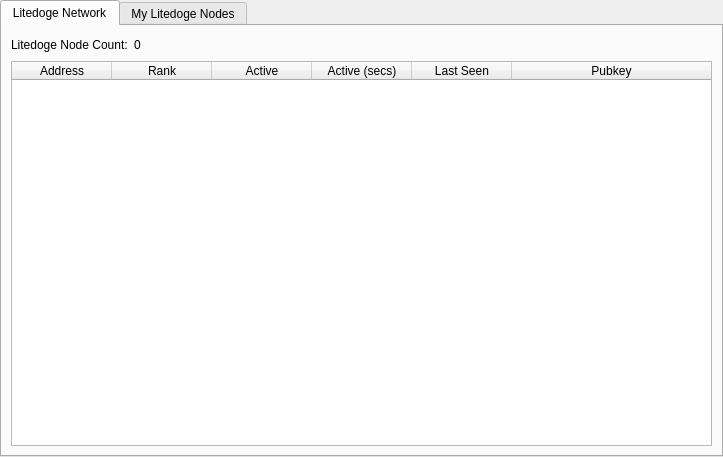
<?xml version="1.0" encoding="UTF-8"?>
<ui version="4.0">
 <class>MasternodeManager</class>
 <widget class="QWidget" name="MasternodeManager">
  <property name="geometry">
   <rect>
    <x>0</x>
    <y>0</y>
    <width>723</width>
    <height>457</height>
   </rect>
  </property>
  <property name="windowTitle">
   <string>Form</string>
  </property>
  <layout class="QVBoxLayout" name="topLayout">
   <property name="leftMargin">
    <number>0</number>
   </property>
   <property name="topMargin">
    <number>0</number>
   </property>
   <property name="rightMargin">
    <number>0</number>
   </property>
   <property name="bottomMargin">
    <number>0</number>
   </property>
   <item>
    <layout class="QVBoxLayout" name="verticalLayout">
     <property name="bottomMargin">
      <number>0</number>
     </property>
     <item>
      <widget class="QTabWidget" name="tabWidget">
       <property name="currentIndex">
        <number>0</number>
       </property>
       <widget class="QWidget" name="tab">
        <attribute name="title">
         <string>Litedoge Network</string>
        </attribute>
        <layout class="QGridLayout" name="gridLayout">
         <item row="1" column="0">
          <widget class="QTableWidget" name="tableWidget">
           <property name="editTriggers">
            <set>QAbstractItemView::NoEditTriggers</set>
           </property>
           <property name="alternatingRowColors">
            <bool>true</bool>
           </property>
           <property name="selectionBehavior">
            <enum>QAbstractItemView::SelectRows</enum>
           </property>
           <attribute name="horizontalHeaderStretchLastSection">
            <bool>true</bool>
           </attribute>
           <column>
            <property name="text">
             <string>Address</string>
            </property>
           </column>
           <column>
            <property name="text">
             <string>Rank</string>
            </property>
           </column>
           <column>
            <property name="text">
             <string>Active</string>
            </property>
           </column>
           <column>
            <property name="text">
             <string>Active (secs)</string>
            </property>
           </column>
           <column>
            <property name="text">
             <string>Last Seen</string>
            </property>
           </column>
           <column>
            <property name="text">
             <string>Pubkey</string>
            </property>
           </column>
          </widget>
         </item>
         <item row="0" column="0">
          <layout class="QHBoxLayout" name="horizontalLayout_3">
           <property name="bottomMargin">
            <number>0</number>
           </property>
           <item>
            <widget class="QLabel" name="label_2">
             <property name="text">
              <string>Litedoge Node Count:</string>
             </property>
            </widget>
           </item>
           <item>
            <widget class="QLabel" name="countLabel">
             <property name="text">
              <string>0</string>
             </property>
            </widget>
           </item>
           <item>
            <spacer name="horizontalSpacer_3">
             <property name="orientation">
              <enum>Qt::Horizontal</enum>
             </property>
             <property name="sizeHint" stdset="0">
              <size>
               <width>40</width>
               <height>20</height>
              </size>
             </property>
            </spacer>
           </item>
          </layout>
         </item>
        </layout>
       </widget>
       <widget class="QWidget" name="tab_2">
        <attribute name="title">
         <string>My Litedoge Nodes</string>
        </attribute>
        <layout class="QGridLayout" name="gridLayout_2">
         <item row="0" column="0">
          <layout class="QVBoxLayout" name="verticalLayout_2">
           <property name="bottomMargin">
            <number>0</number>
           </property>
           <item>
            <layout class="QHBoxLayout" name="horizontalLayout">
             <item>
              <widget class="QPushButton" name="createButton">
               <property name="text">
                <string>&amp;Create...</string>
               </property>
              </widget>
             </item>
             <item>
              <widget class="QPushButton" name="copyAddressButton">
               <property name="text">
                <string>Copy &amp;Address</string>
               </property>
              </widget>
             </item>
             <item>
              <spacer name="horizontalSpacer">
               <property name="orientation">
                <enum>Qt::Horizontal</enum>
               </property>
               <property name="sizeHint" stdset="0">
                <size>
                 <width>40</width>
                 <height>20</height>
                </size>
               </property>
              </spacer>
             </item>
            </layout>
           </item>
           <item>
            <widget class="QTableWidget" name="tableWidget_2">
             <property name="editTriggers">
              <set>QAbstractItemView::NoEditTriggers</set>
             </property>
             <property name="alternatingRowColors">
              <bool>true</bool>
             </property>
             <property name="selectionMode">
              <enum>QAbstractItemView::SingleSelection</enum>
             </property>
             <property name="selectionBehavior">
              <enum>QAbstractItemView::SelectRows</enum>
             </property>
             <attribute name="horizontalHeaderStretchLastSection">
              <bool>true</bool>
             </attribute>
             <column>
              <property name="text">
               <string>Alias</string>
              </property>
             </column>
             <column>
              <property name="text">
               <string>IP/Onion</string>
              </property>
             </column>
             <column>
              <property name="text">
               <string>Status</string>
              </property>
             </column>
             <column>
              <property name="text">
               <string>Collateral Address</string>
              </property>
             </column>
            </widget>
           </item>
           <item>
            <layout class="QHBoxLayout" name="horizontalLayout_2">
             <property name="bottomMargin">
              <number>0</number>
             </property>
             <item>
              <widget class="QPushButton" name="editButton">
               <property name="text">
                <string>&amp;Edit</string>
               </property>
              </widget>
             </item>
             <item>
              <widget class="QPushButton" name="getConfigButton">
               <property name="text">
                <string>&amp;Get Config</string>
               </property>
              </widget>
             </item>
             <item>
              <widget class="QPushButton" name="removeButton">
               <property name="text">
                <string>&amp;Remove</string>
               </property>
              </widget>
             </item>
             <item>
              <spacer name="horizontalSpacer_2">
               <property name="orientation">
                <enum>Qt::Horizontal</enum>
               </property>
               <property name="sizeHint" stdset="0">
                <size>
                 <width>40</width>
                 <height>20</height>
                </size>
               </property>
              </spacer>
             </item>
            </layout>
           </item>
           <item>
            <layout class="QHBoxLayout" name="horizontalLayout_4">
             <property name="bottomMargin">
              <number>0</number>
             </property>
             <item>
              <widget class="QPushButton" name="startButton">
               <property name="text">
                <string>&amp;Start</string>
               </property>
              </widget>
             </item>
             <item>
              <widget class="QPushButton" name="stopButton">
               <property name="text">
                <string>Sto&amp;p</string>
               </property>
              </widget>
             </item>
             <item>
              <spacer name="horizontalSpacer_4">
               <property name="orientation">
                <enum>Qt::Horizontal</enum>
               </property>
               <property name="sizeHint" stdset="0">
                <size>
                 <width>40</width>
                 <height>20</height>
                </size>
               </property>
              </spacer>
             </item>
            </layout>
           </item>
           <item>
            <layout class="QHBoxLayout" name="horizontalLayout_5">
             <property name="bottomMargin">
              <number>0</number>
             </property>
             <item>
              <widget class="QPushButton" name="startAllButton">
               <property name="text">
                <string>S&amp;tart All</string>
               </property>
              </widget>
             </item>
             <item>
              <widget class="QPushButton" name="stopAllButton">
               <property name="text">
                <string>St&amp;op All</string>
               </property>
              </widget>
             </item>
             <item>
              <spacer name="horizontalSpacer_5">
               <property name="orientation">
                <enum>Qt::Horizontal</enum>
               </property>
               <property name="sizeHint" stdset="0">
                <size>
                 <width>40</width>
                 <height>20</height>
                </size>
               </property>
              </spacer>
             </item>
            </layout>
           </item>
          </layout>
         </item>
        </layout>
       </widget>
      </widget>
     </item>
    </layout>
   </item>
  </layout>
 </widget>
 <resources/>
 <connections/>
</ui>
